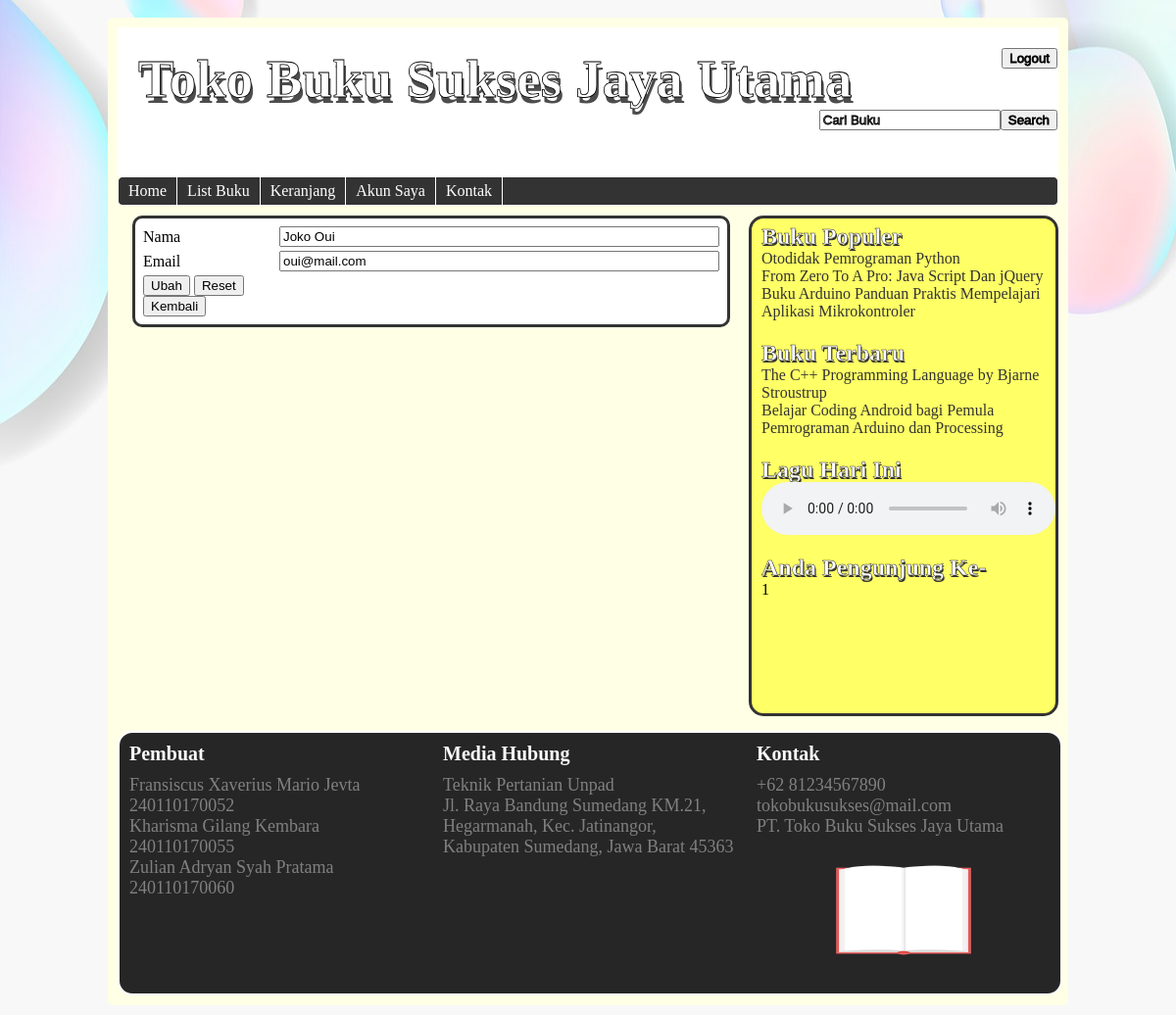
Page /?a=edit-prof.php&prof (signed in) on the committed database.
### tables this page shows
CREATE TABLE IF NOT EXISTS `akun` (
  `id` int(11) NOT NULL AUTO_INCREMENT,
  `username` varchar(50) NOT NULL,
  `password` varchar(32) NOT NULL,
  `nama` varchar(50) NOT NULL,
  `email` varchar(80) NOT NULL,
  `sex` varchar(6) NOT NULL,
  `tanggal_daftar` date NOT NULL,
  `status` int(11) NOT NULL,
  `alamat` text NOT NULL,
  PRIMARY KEY (`id`)
);

CREATE TABLE IF NOT EXISTS `buku` (
  `id` int(11) NOT NULL AUTO_INCREMENT,
  `judul` varchar(80) NOT NULL,
  `penerbit` text NOT NULL,
  `penulis` text NOT NULL,
  `tahun_terbit` varchar(4) NOT NULL,
  `kategori` text NOT NULL,
  `deskripsi` text NOT NULL,
  `gambar` text NOT NULL,
  `harga` text NOT NULL,
  `stok` text NOT NULL,
  `popular` int(11) NOT NULL,
  `status` int(1) NOT NULL,
  `tanggal` date NOT NULL,
  PRIMARY KEY (`id`)
);

### akun/edit-prof.php (the view, shortened to what this page needs)
<?php
    $id = $_SESSION['akun'];
    $mysqli = new mysqli('localhost','id11991958_root','usbww','id11991958_tokobuku') or die(mysqli_error($mysqli));
    $result = $mysqli->query("SELECT * FROM akun WHERE id='$id'") or die($mysqli->error);
    $isi = $result->fetch_assoc();
    if(isset($_GET['prof'])) {
        ?>
        <div id="content">
            <div id="single">
                <table border="0">
                    <FORM METHOD="POST" ACTION="?a=edit-prof-pros.php&prof">
                        <tr>
                            <td>Nama</td>
                            <td><INPUT TYPE="text" NAME="nama" size=53 MAXLENGTH="36" VALUE="<?php echo $isi['nama']?>""></td>
                        </tr>
                        <tr>
                            <td>Email</td>
                            <td><INPUT TYPE="text" NAME="email" size=53 MAXLENGTH="36" VALUE=<?php echo $isi['email']?>></td>
                        </tr>
                        <tr>
                            <td>
                                <INPUT TYPE="submit" VALUE="Ubah"> <INPUT TYPE="Reset">
                                <button onclick="window.location.href = '?a=akun.php'" type="button">Kembali</button>
                            </td>
                        </tr>
                    </FORM>
                </table>
            </div>
        </div>
    <?php }
     ?>

### build/sidebar.inc (shortened to what this page needs)
<?php
	$database = mysqli_connect('localhost','id11991958_root','usbww','id11991958_tokobuku') or die("Ngga bisa konek, Alasan dari MySQL :".mysqli_error($mysqli));
?>
	<div id="sidebar">
		<li class="widget">
			<h2 style="color:white;text-shadow:#333333 1px 2px; -webkit-text-stroke:#333333 0.5px;font-family: cursive;">Buku Populer</h2>
			<ul>
				<?php
					$query1 = mysqli_query($database, "SELECT * FROM buku WHERE status = 1 ORDER BY popular DESC LIMIT 3");
					while ($data1 = mysqli_fetch_assoc($query1)) {
						echo "<li><a href='?b=detailbuku.php&lihat=".$data1['id']."'>".$data1['judul']."</a></li>";
					}
				?>
			</ul>
		</li>
		<li class="widget">
			<h2 style="color:white;text-shadow:#333333 1px 2px; -webkit-text-stroke:#333333 0.5px; font-family: cursive;">Buku Terbaru</h2>
			<ul>
				<?php
					$query2 = mysqli_query($database, "SELECT * FROM buku WHERE status = 1 ORDER BY tanggal DESC LIMIT 3");
					while ($data2 = mysqli_fetch_assoc($query2)) {
						echo "<li><a href='?b=detailbuku.php&lihat=".$data2['id']."'>".$data2['judul']."</a></li>";
					}
				?>
			</ul>
		</li>
		<li class="widget">
			<h2 style="color:white;text-shadow:#333333 1px 2px; -webkit-text-stroke:#333333 0.5px; font-family: cursive;">Lagu Hari Ini</h2>
			<ul>
				<audio controls><source src="audio/audio1.mp3" type="audio/mp3"></audio>
			</ul>
		</li>
		<li class="widget">
			<h2 style="color:white;text-shadow:#333333 1px 2px; -webkit-text-stroke:#333333 0.5px; font-family: cursive;"> Anda Pengunjung Ke-</h2>
			<ul>
				<li>
				</li>
			</ul>
		</li>
	</div>

### css/putih.css (style rules this page uses)
body { font-family:Calibri; background:url(bgsp.jpg); background-size:cover; background-attachment:fixed; background-position:center; }
#wrapper #content { width:620px; float:left; padding:10px; }
#wrapper #content #single { margin:5px; margin-top: 0px; background-color:white; border:#333333 3px solid; border-radius: 10px; padding:5px; font-size:13px; float:left; overflow:auto; }
#wrapper #sidebar { width:290px; height:485px; border:#333333 3px solid; border-radius: 15px; background-color: #ffff66; position:relative;top:10px; float:right; padding:10px; }
#wrapper #sidebar .widget { list-style:none; position: relative;top:-25px; }
#wrapper #sidebar .widget ul { list-style:none; margin-left:-40px; margin-top: -20px; }
#wrapper #sidebar .widget li a { color:#333333; text-decoration:none; }

### rows in the picture
akun: nama "Joko Oui", email "oui@mail.com"
buku: judul "Otodidak Pemrograman Python"
buku: judul "From Zero To A Pro: Java Script Dan jQuery"
buku: judul "Buku Arduino Panduan Praktis Mempelajari Aplikasi Mikrokontroler"
buku: judul "The C++ Programming Language by Bjarne Stroustrup"
buku: judul "Belajar Coding Android bagi Pemula"
buku: judul "Pemrograman Arduino dan Processing"

### other values in the picture
$counter "1"
